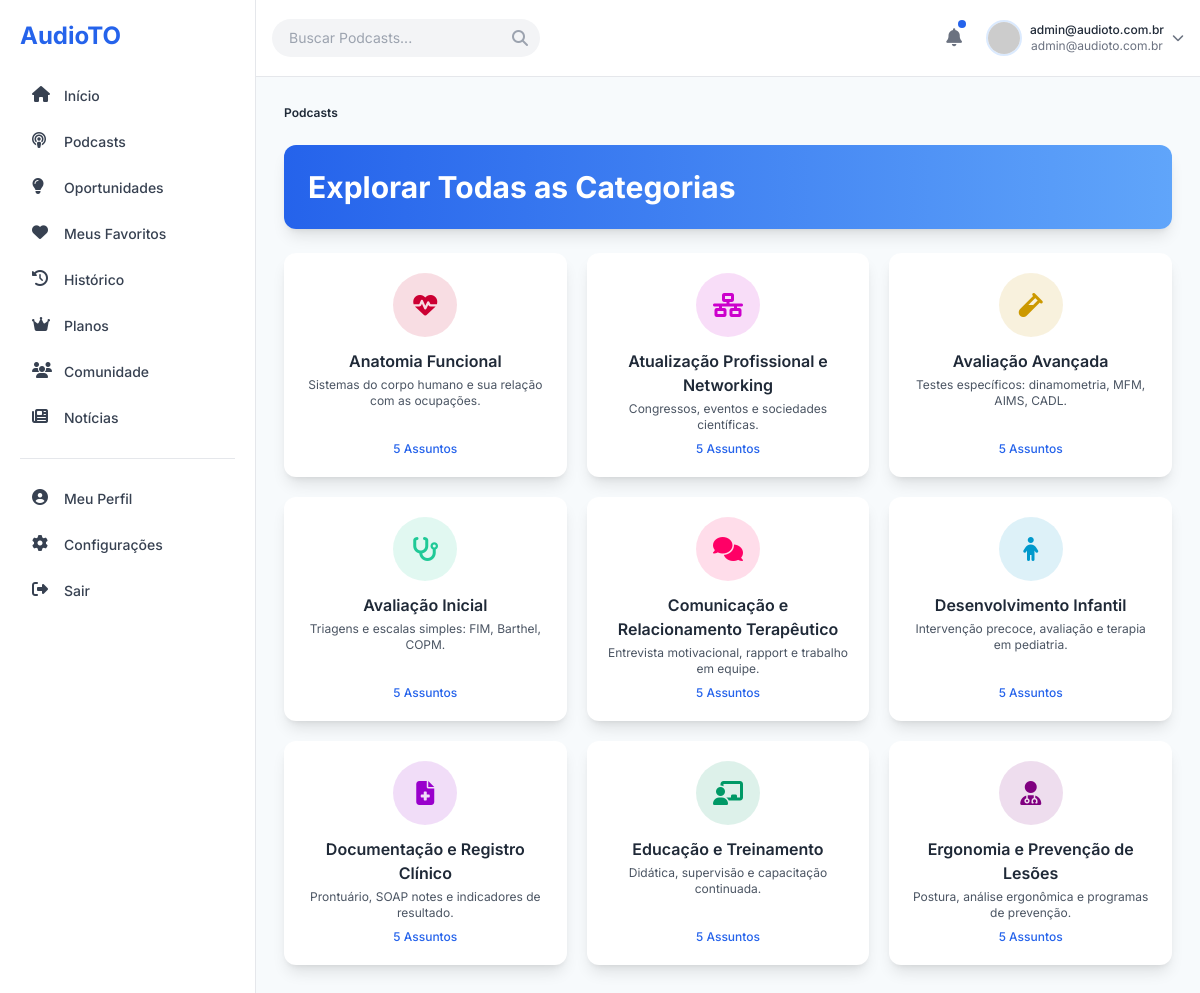
Screenshot of /podcasts.php (signed in) with the database file from the repository.
### tables this page shows
CREATE TABLE `categorias_podcast` (
  `id_categoria` int(11) NOT NULL,
  `nome_categoria` varchar(150) NOT NULL,
  `descricao_categoria` text DEFAULT NULL,
  `slug_categoria` varchar(150) NOT NULL,
  `icone_categoria` varchar(255) DEFAULT NULL,
  `cor_icone` varchar(7) DEFAULT NULL,
  `data_criacao` timestamp NULL DEFAULT current_timestamp()
);

### podcasts.php (the view, shortened to what the rows shown need)
<?php
require_once __DIR__ . '/db/db_connect.php';
$userPlanoId = (int) ($_SESSION['user_plano_id'] ?? 0);
$userIsAdmin = ($_SESSION['user_funcao'] ?? '') === 'administrador';
$slug_categoria_selecionada = trim(filter_input(INPUT_GET, 'categoria', FILTER_SANITIZE_FULL_SPECIAL_CHARS));
$slug_assunto_selecionado = trim(filter_input(INPUT_GET, 'assunto', FILTER_SANITIZE_FULL_SPECIAL_CHARS));
$searchQuery = trim(filter_input(INPUT_GET, 'q', FILTER_SANITIZE_FULL_SPECIAL_CHARS));
$breadcrumbs = [['nome' => 'Podcasts', 'link' => 'podcasts.php']];
$categorias_para_exibir = [];
$erro_pagina = null;
$podcasts_search = [];
try {
    if ($searchQuery !== '') {
        $pageTitle = 'Busca - AudioTO';
        $breadcrumbs[] = ['nome' => 'Busca', 'link' => 'podcasts.php?q=' . urlencode($searchQuery)];
        $stmt_busca = $pdo->prepare(
            "SELECT id_podcast, titulo_podcast, descricao_podcast, link_material_apoio, slug_podcast, url_audio, visibilidade, id_plano_minimo, data_publicacao
             FROM podcasts
             WHERE titulo_podcast LIKE :q OR descricao_podcast LIKE :q
             ORDER BY data_publicacao DESC"
        );
        $stmt_busca->bindValue(':q', '%' . $searchQuery . '%', PDO::PARAM_STR);
        $stmt_busca->execute();
        $podcasts_search = $stmt_busca->fetchAll(PDO::FETCH_ASSOC);
    } else {
        $stmt_todas_categorias = $pdo->query(
            "SELECT id_categoria, nome_categoria, slug_categoria, icone_categoria, cor_icone, descricao_categoria,
                    (SELECT COUNT(*) FROM assuntos_podcast WHERE id_categoria = cp.id_categoria) as num_assuntos
             FROM categorias_podcast cp
             ORDER BY nome_categoria ASC"
        );
        $categorias_para_exibir = $stmt_todas_categorias->fetchAll(PDO::FETCH_ASSOC);
    }
} catch (PDOException $e) {
    error_log("Erro na página de podcasts: " . $e->getMessage());
    $erro_pagina = "Ocorreu um erro ao carregar os conteúdos. Por favor, tente novamente mais tarde.";
}
?>
<!DOCTYPE html>
<html lang="pt-BR">
<head>
    <script src="https://cdn.tailwindcss.com"></script>
    <link rel="stylesheet" href="https://cdnjs.cloudflare.com/ajax/libs/font-awesome/6.5.1/css/all.min.css">
</head>
<body class="text-gray-800">
<div class="flex h-screen overflow-hidden">
    <div class="flex-1 flex flex-col overflow-hidden">
        <main class="flex-1 overflow-x-hidden overflow-y-auto bg-light-bg p-5 md:p-7 space-y-6">
            <?php if (!$erro_pagina): ?>
                <?php if ($searchQuery !== ''): ?>
                    <section class="content-item-animated" style="animation-name: fadeInUp;">
                        <h1 class="text-2xl sm:text-3xl font-bold mb-6 p-6 rounded-xl shadow-lg bg-gradient-to-r from-primary-blue to-blue-400 text-white">Resultados para "<?php echo htmlspecialchars($searchQuery); ?>"</h1>
                        <?php if (!empty($podcasts_search)): ?>
                            <div class="grid grid-cols-1 sm:grid-cols-2 lg:grid-cols-3 xl:grid-cols-4 gap-5">
                                <?php foreach ($podcasts_search as $index => $pod):
                                    $acesso = determinarAcessoPodcast($pod, $userPlanoId, $userIsAdmin);
                                    $podeOuvir = $acesso['canPlay'];
                                    $mostrarCadeado = $acesso['showPadlock'];
                                    $isRestritoVisibilidade = $pod['visibilidade'] === 'restrito_assinantes';
                                    $imagePath = 'https://placehold.co/300x300/2760f3/FFFFFF?text=' . urlencode(substr($pod['titulo_podcast'],0,1));
                                    $descricao_curta_podcast = mb_strimwidth($pod['descricao_podcast'] ?? 'Ouça este episódio incrível.', 0, 100, "...");
                                ?>
                                <div class="bg-card-bg rounded-lg shadow-lg hover:shadow-xl transition-shadow flex flex-col content-item-animated overflow-hidden" style="animation-name: fadeInUp; animation-delay: <?php echo $index * 0.05; ?>s;">
                                    <a href="player_podcast.php?slug=<?php echo htmlspecialchars($pod['slug_podcast']); ?>" class="block group">
                                        <div class="relative">
                                            <img src="<?php echo htmlspecialchars($imagePath); ?>" alt="Capa de <?php echo htmlspecialchars($pod['titulo_podcast']); ?>" class="w-full h-40 podcast-cover-image group-hover:scale-105 transition-transform duration-300">
                                            <?php if ($isRestritoVisibilidade): ?>
                                            <span class="absolute top-2 right-2 bg-yellow-400 text-yellow-900 text-xs font-bold px-2 py-0.5 rounded-full shadow">
                                                <i class="fas fa-crown mr-1 text-xs"></i>Premium
                                            </span>
                                            <?php endif; ?>
                                        </div>
                                        <div class="p-4 flex flex-col flex-grow">
                                            <h3 class="text-sm font-semibold text-dark-text mb-1 line-clamp-2 group-hover:text-primary-blue transition-colors"><?php echo htmlspecialchars($pod['titulo_podcast']); ?></h3>
                                            <p class="text-xs text-medium-text line-clamp-2 mb-2 flex-grow"><?php echo htmlspecialchars($descricao_curta_podcast); ?></p>
                                        </div>
                                    </a>
                                    <div class="p-4 border-t border-gray-200 mt-auto">
                                        <?php if ($mostrarCadeado): ?>
                                            <a href="planos.php" class="w-full flex items-center justify-center text-xs font-semibold py-2 px-3 rounded-md bg-gray-200 text-gray-600 hover:bg-gray-300 transition-colors">
                                                <i class="fas fa-lock mr-2"></i> Ver Planos
                                            </a>
                                        <?php elseif ($podeOuvir): ?>
                                            <a href="player_podcast.php?slug=<?php echo htmlspecialchars($pod['slug_podcast']); ?>" class="w-full flex items-center justify-center text-xs font-semibold py-2 px-3 rounded-md bg-primary-blue text-white hover:bg-primary-blue-dark transition-colors">
                                                <i class="fas fa-play mr-2"></i> Ouvir Agora
                                            </a>
                                        <?php else: ?>
                                            <div class="w-full flex items-center justify-center text-xs font-semibold py-2 px-3 rounded-md bg-gray-100 text-gray-400 cursor-default">
                                                <i class="fas fa-ban mr-2"></i> Indisponível
                                            </div>
                                        <?php endif; ?>
                                    </div>
                                </div>
                                <?php endforeach; ?>
                            </div>
                        <?php else: ?>
                            <p class="text-center text-medium-text py-8">Nenhum podcast encontrado.</p>
                        <?php endif; ?>
                    </section>
                <?php elseif (empty($slug_categoria_selecionada) && empty($slug_assunto_selecionado)): ?>
                    <section class="content-item-animated" style="animation-name: fadeInUp;">
                        <h1 class="text-2xl sm:text-3xl font-bold mb-6 p-6 rounded-xl shadow-lg bg-gradient-to-r from-primary-blue to-blue-400 text-white">Explorar Todas as Categorias</h1>
                        <?php if (!empty($categorias_para_exibir)): ?>
                            <div class="grid grid-cols-1 sm:grid-cols-2 lg:grid-cols-3 xl:grid-cols-4 gap-5">
                                <?php foreach ($categorias_para_exibir as $index => $cat): ?>
                                <a href="podcasts.php?categoria=<?php echo htmlspecialchars($cat['slug_categoria']); ?>"
                                   class="bg-card-bg p-5 rounded-xl shadow-lg hover:shadow-xl transition-all duration-300 flex flex-col items-center text-center transform hover:-translate-y-1 content-item-animated"
                                   style="animation-name: fadeInUp; animation-delay: <?php echo $index * 0.05; ?>s;">
                                    <div class="w-16 h-16 flex items-center justify-center rounded-full mb-3" style="background-color: <?php echo htmlspecialchars(!empty($cat['cor_icone']) ? $cat['cor_icone'] . '22' : '#dbeafe;'); ?>;">
                                        <?php
                                        if (!empty($cat['icone_categoria']) && (strpos($cat['icone_categoria'], '<svg') !== false)):
                                            $svg_mod = preg_replace('/width="[^"]*"/i', 'width="28"', $cat['icone_categoria']);
                                            $svg_mod = preg_replace('/height="[^"]*"/i', 'height="28"', $svg_mod);
                                            echo $svg_mod;
                                        elseif (!empty($cat['icone_categoria'])): ?>
                                            <i class="<?php echo htmlspecialchars($cat['icone_categoria']); ?> text-2xl" style="color: <?php echo htmlspecialchars(!empty($cat['cor_icone']) ? $cat['cor_icone'] : '#2563eb'); ?>;"></i>
                                        <?php else: ?>
                                            <i class="fas fa-grip-horizontal text-2xl" style="color: <?php echo htmlspecialchars(!empty($cat['cor_icone']) ? $cat['cor_icone'] : '#2563eb'); ?>;"></i>
                                        <?php endif; ?>
                                    </div>
                                    <h2 class="text-md font-semibold text-dark-text mb-1"><?php echo htmlspecialchars($cat['nome_categoria']); ?></h2>
                                    <p class="text-xs text-medium-text line-clamp-2 mb-2"><?php echo htmlspecialchars($cat['descricao_categoria'] ?? ($cat['num_assuntos'] . " assuntos disponíveis")); ?></p>
                                    <span class="text-xs font-medium text-primary-blue mt-auto"><?php echo $cat['num_assuntos']; ?> Assunto<?php echo $cat['num_assuntos'] != 1 ? 's' : '' ?></span>
                                </a>
                                <?php endforeach; ?>
                            </div>
                        <?php else: ?>
                            <p class="text-center text-medium-text py-8">Nenhuma categoria de podcast disponível no momento.</p>
                        <?php endif; ?>
                    </section>
                <?php endif;  ?>
            <?php endif;  ?>
        </main>
    </div>
</div>
</body>
</html>

### rows the page displays
categorias_podcast: nome_categoria "Anatomia Funcional", descricao_categoria "Sistemas do corpo humano e sua relação com as ocupações.", num_assuntos "5"
categorias_podcast: nome_categoria "Atualização Profissional e Networking", descricao_categoria "Congressos, eventos e sociedades científicas.", num_assuntos "5"
categorias_podcast: nome_categoria "Avaliação Avançada", descricao_categoria "Testes específicos: dinamometria, MFM, AIMS, CADL.", num_assuntos "5"
categorias_podcast: nome_categoria "Avaliação Inicial", descricao_categoria "Triagens e escalas simples: FIM, Barthel, COPM.", num_assuntos "5"
categorias_podcast: nome_categoria "Comunicação e Relacionamento Terapêutico", descricao_categoria "Entrevista motivacional, rapport e trabalho em equipe.", num_assuntos "5"
categorias_podcast: nome_categoria "Desenvolvimento Infantil", descricao_categoria "Intervenção precoce, avaliação e terapia em pediatria.", num_assuntos "5"
categorias_podcast: nome_categoria "Documentação e Registro Clínico", descricao_categoria "Prontuário, SOAP notes e indicadores de resultado.", num_assuntos "5"
categorias_podcast: nome_categoria "Educação e Treinamento", descricao_categoria "Didática, supervisão e capacitação continuada.", num_assuntos "5"
categorias_podcast: nome_categoria "Ergonomia e Prevenção de Lesões", descricao_categoria "Postura, análise ergonômica e programas de prevenção.", num_assuntos "5"

### other values shown
$userName "admin@audioto.com.br"
$userEmail "admin@audioto.com.br"
$crumb['nome'] "Podcasts"
